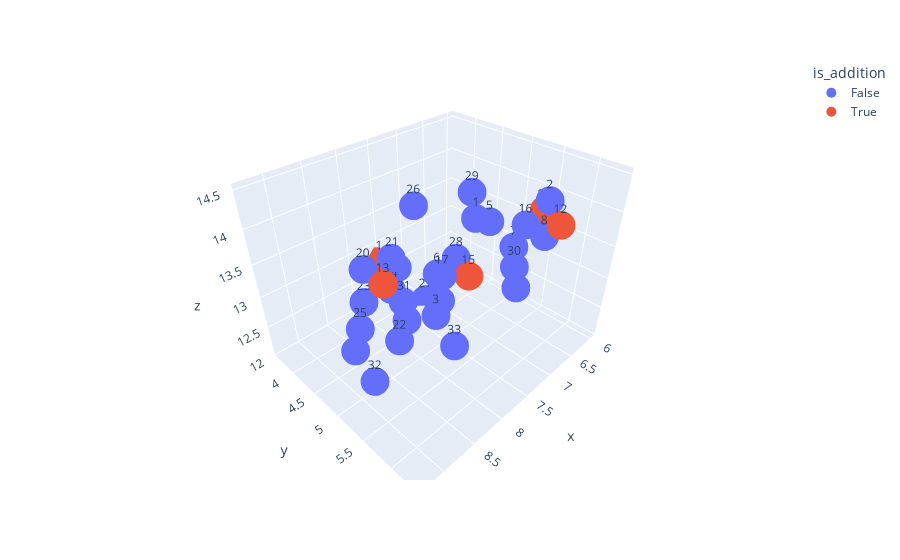

Notebook cell for this chart:
### Code cell
import plotly.express as px

fig = px.scatter_3d(tf_idf_reduced, y="y", x="x", z="z", text="chapter", color="is_addition")
fig.update_traces(marker_size=10)
fig.show()

### Figure 1 — Plotly figure (JSON) as saved in the notebook; plotly's stock layout.template omitted (floating-point values rounded to 4 significant figures)
{"data": [{"hovertemplate": "is_addition=False<br>x=%{x}<br>y=%{y}<br>z=%{z}<br>chapter=%{text}<extra></extra>", "legendgroup": "False", "marker": {"color": "#636efa", "size": 10, "symbol": "circle"}, "mode": "markers+text", "name": "False", "scene": "scene", "showlegend": true, "text": ["1", "2", "3", "4", "5", "6", "7", "8", "9", "10", "16", "17", "18", "19", "20", "21", "22", "23", "24", "25", "26", "27", "28", "29", "30", "31", "32", "33"], "type": "scatter3d", "x": [7.938, 6.268, 8.264, 7.606, 7.171, 7.147, 6.491, 6.45, 7.218, 7.728, 7.356, 8.637, 7.403, 9.085, 8.255, 8.203, 9.093, 8.07, 7.475, 9.101, 7.834, 7.115, 7.319, 7.556, 7.955, 8.303, 9.273, 8.648], "y": [5.809, 5.616, 5.569, 6.154, 5.384, 4.463, 5.29, 5.72, 3.649, 4.427, 6.026, 6.032, 4.787, 5.112, 4.221, 4.748, 5.915, 3.891, 3.785, 5.284, 4.767, 4.178, 4.987, 5.419, 6.348, 5.05, 5.699, 6.218], "z": [14.48, 14.0, 13.26, 13.62, 13.96, 12.72, 13.26, 13.59, 12.45, 12.16, 14.26, 14.24, 12.55, 12.96, 13.23, 13.63, 13.65, 12.39, 12.24, 13.41, 14.2, 12.06, 13.32, 14.5, 14.16, 13.19, 13.06, 13.49]}, {"hovertemplate": "is_addition=True<br>x=%{x}<br>y=%{y}<br>z=%{z}<br>chapter=%{text}<extra></extra>", "legendgroup": "True", "marker": {"color": "#EF553B", "size": 10, "symbol": "circle"}, "mode": "markers+text", "name": "True", "scene": "scene", "showlegend": true, "text": ["11", "12", "13", "14", "15"], "type": "scatter3d", "x": [7.614, 6.605, 8.812, 5.992, 7.709], "y": [3.623, 6.015, 5.356, 5.381, 5.555], "z": [12.75, 13.94, 13.88, 13.67, 13.52]}], "layout": {"legend": {"title": {"text": "is_addition"}, "tracegroupgap": 0}, "margin": {"t": 60}, "scene": {"domain": {"x": [0, 1], "y": [0, 1]}, "xaxis": {"title": {"text": "x"}}, "yaxis": {"title": {"text": "y"}}, "zaxis": {"title": {"text": "z"}}}}}
